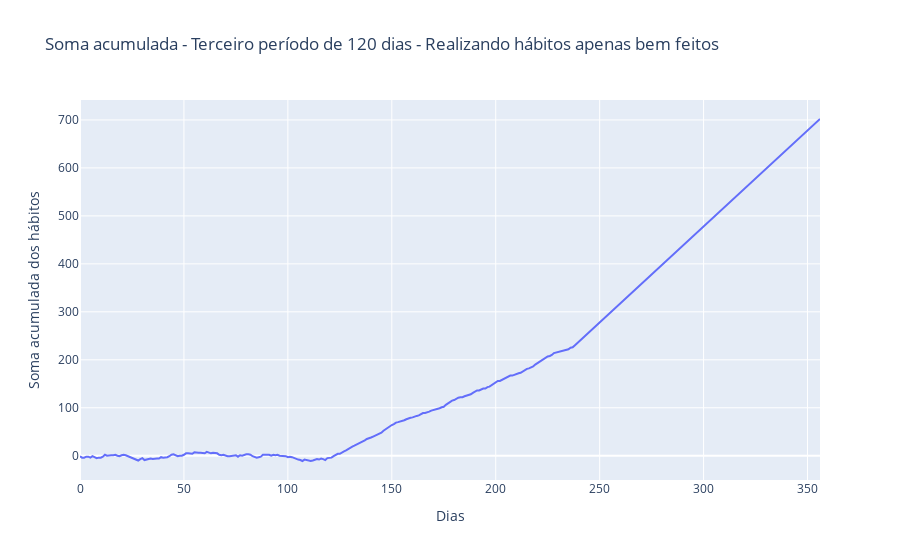

Write notebook code for a chart like this one.
### Code cell
px.line(habitos, x=habitos.index, y=habitos['soma_acum'],
        labels={'index':'Dias', 'soma_acum':'Soma acumulada dos hábitos'}, 
        title='Soma acumulada - Terceiro período de 120 dias - Realizando hábitos apenas bem feitos')

### Figure 1 — Plotly figure (JSON) as saved in the notebook; plotly's stock layout.template omitted (floating-point values rounded to 4 significant figures; data arrays with more than 128 entries replaced by an {"elided": "..."} marker saying what was removed)
{"data": [{"hovertemplate": "Dias=%{x}<br>Soma acumulada dos hábitos=%{y}<extra></extra>", "legendgroup": "", "line": {"color": "#636efa", "dash": "solid"}, "marker": {"symbol": "circle"}, "mode": "lines", "name": "", "orientation": "v", "showlegend": false, "type": "scatter", "x": {"elided": "357 int values"}, "xaxis": "x", "y": {"elided": "357 int values"}, "yaxis": "y"}], "layout": {"autosize": true, "legend": {"tracegroupgap": 0}, "title": {"text": "Soma acumulada - Terceiro período de 120 dias - Realizando hábitos apenas bem feitos"}, "xaxis": {"anchor": "y", "autorange": true, "domain": [0, 1], "range": [0, 356], "title": {"text": "Dias"}, "type": "linear"}, "yaxis": {"anchor": "x", "autorange": true, "domain": [0, 1], "range": [-50.61, 741.6], "title": {"text": "Soma acumulada dos hábitos"}, "type": "linear"}}}
